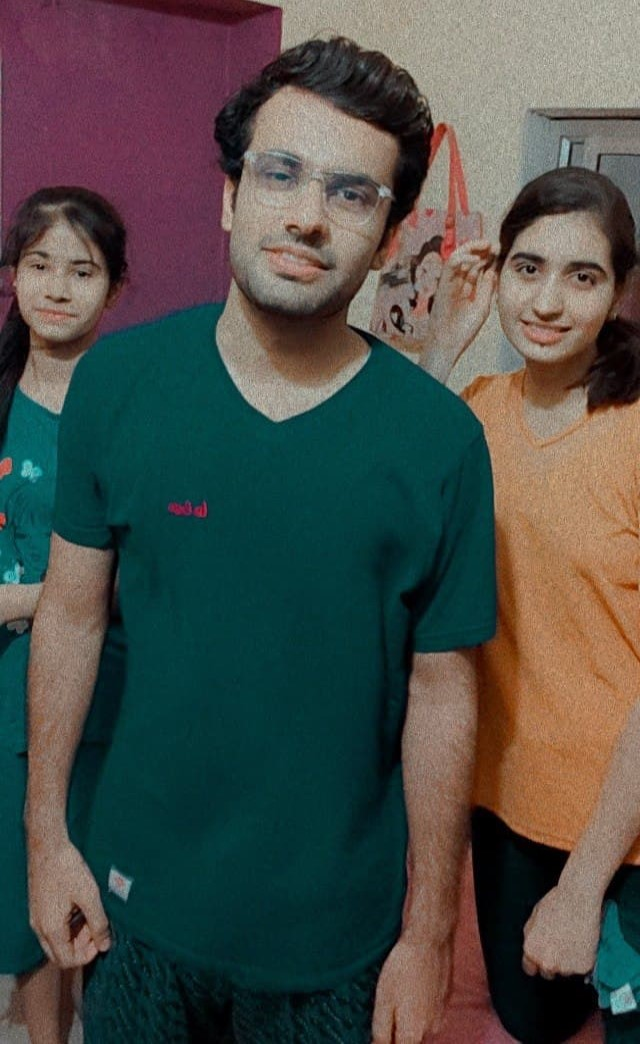
#> input picture The Sketcher/Images/hero.jpg, 640 x 1044 px
$ python cartoonify.py
#> lines starting #> are read from the running program, lines starting #| are printed output that depends on the picture; after the words box and inside, x2 and y2 are one past the last pixel; in counts of white or black regions, pixels touching at a corner belong together
import cv2

# Cartoon has clear edges

img = cv2.imread("Images/hero.jpg")
#> img is the input picture: shape (1044, 640, 3); mean B, G, R 72.4, 77.2, 73.9

# 1) Edges

# blurred_img = cv2.medianBlur(img, 5)
# edges = cv2.Canny(blurred_img, 75, 150)

gray = cv2.cvtColor(img, cv2.COLOR_BGR2GRAY)
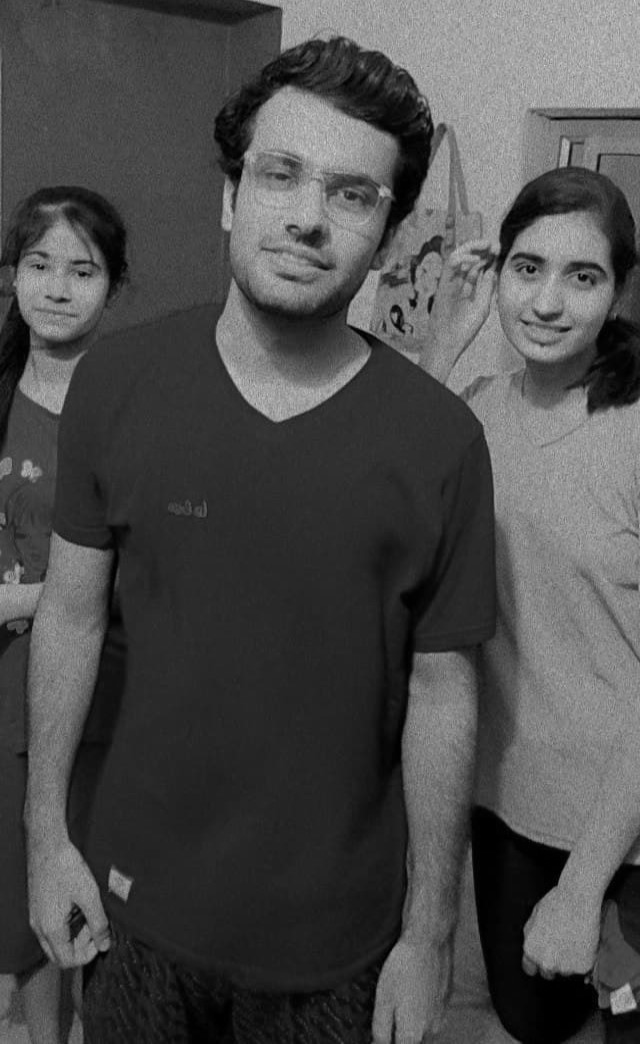
#> gray: shape (1044, 640); min 0, max 215, mean 75.6
blur = cv2.medianBlur(gray, 5)
edges = cv2.adaptiveThreshold(blur, 255, cv2.ADAPTIVE_THRESH_MEAN_C, cv2.THRESH_BINARY, 11, 8)
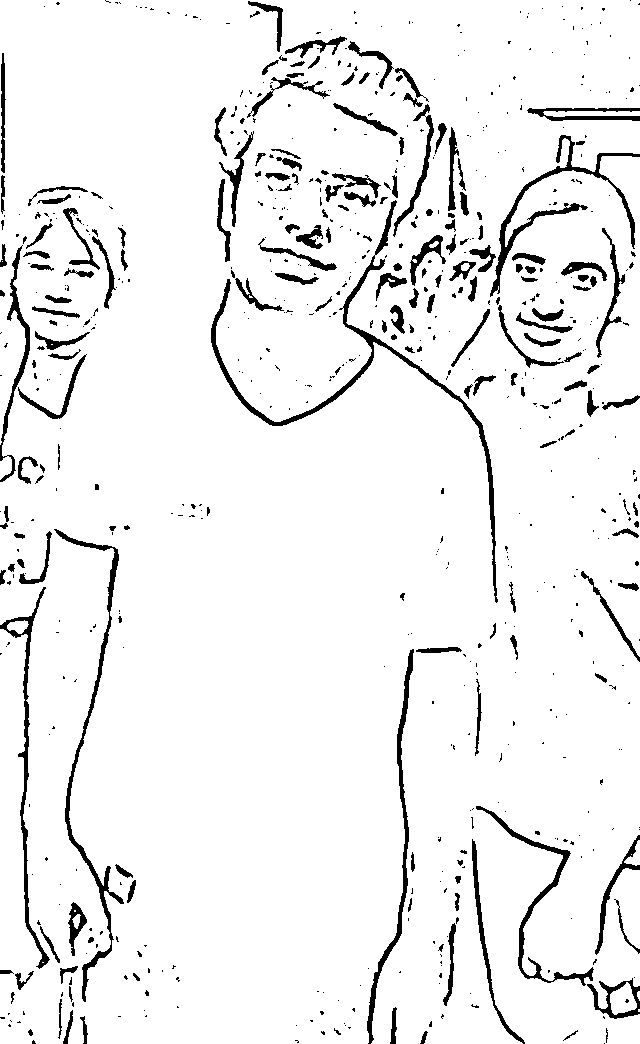
#> edges: shape (1044, 640); 93.7% white; 691 black regions (495 under 20 px), largest, box (x1, y1, x2, y2) and area: (211, 200, 498, 603) 3545, (54, 529, 124, 1002) 2428, (490, 135, 640, 297) 2169

# 2) Color

color = cv2.bilateralFilter(img, 6, 250, 250)

# 3) Cartoon

cartoon = cv2.bitwise_and(color, color, mask=edges)
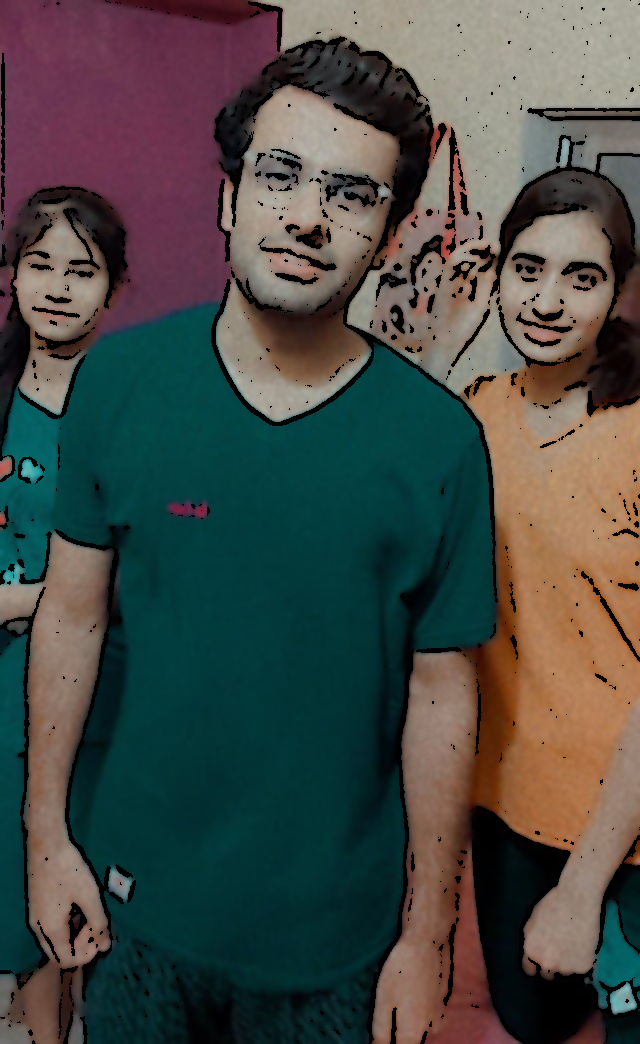
#> cartoon: shape (1044, 640, 3); mean B, G, R 69.4, 73.8, 70

# cv2.imshow("Image", img)
# cv2.imshow("Gray", gray)
cv2.imshow("Blur", blur)
cv2.imshow("Edge", edges)
cv2.imshow("color", color)
cv2.imshow("Cartoon", cartoon)
cv2.imwrite("Images/Cartoon.jpg", cartoon)
cv2.waitKey(0)

$ run again, with The Sketcher/Images/arushi.jpg copied over The Sketcher/Images/hero.jpg
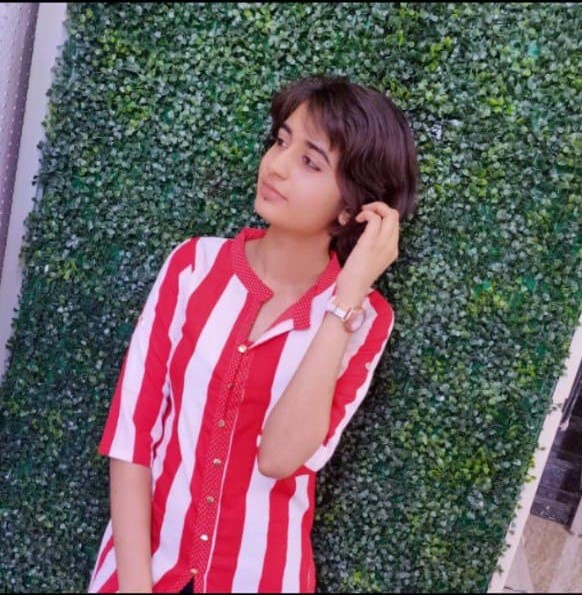
#> input picture The Sketcher/Images/arushi.jpg, 582 x 595 px
#> img is the input picture: shape (595, 582, 3); mean B, G, R 97.3, 93.1, 108.2
#> `edges = cv2.adaptiveThreshold(blur, 255, cv2.ADAPTIVE_THRESH_MEAN_C, c..`:
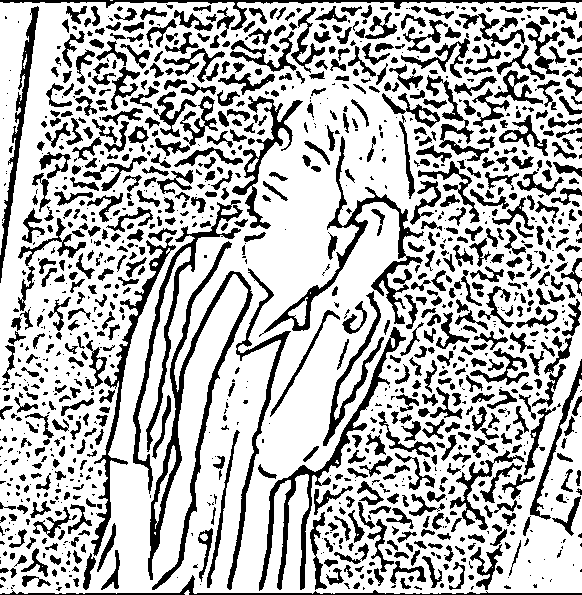
#> edges: shape (595, 582); 71.2% white; 1229 black regions (524 under 20 px), largest, box (x1, y1, x2, y2) and area: (148, 241, 253, 590) 4642, (259, 327, 406, 591) 3124, (259, 136, 424, 337) 3058
#> `cartoon = cv2.bitwise_and(color, color, mask=edges)`:
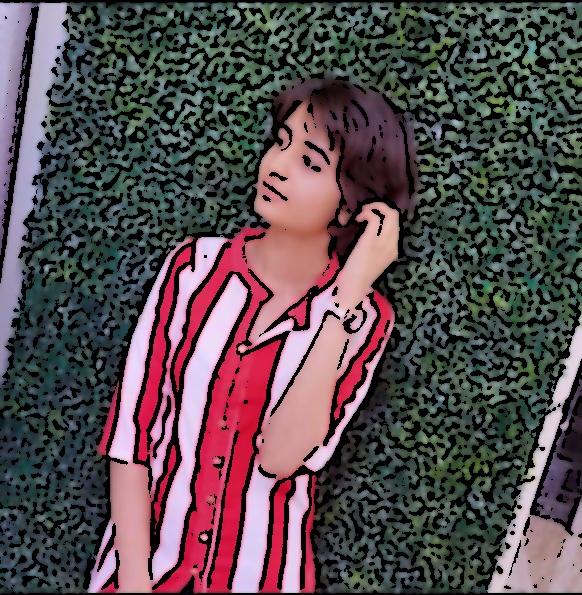
#> cartoon: shape (595, 582, 3); mean B, G, R 77.8, 74.1, 85.9
